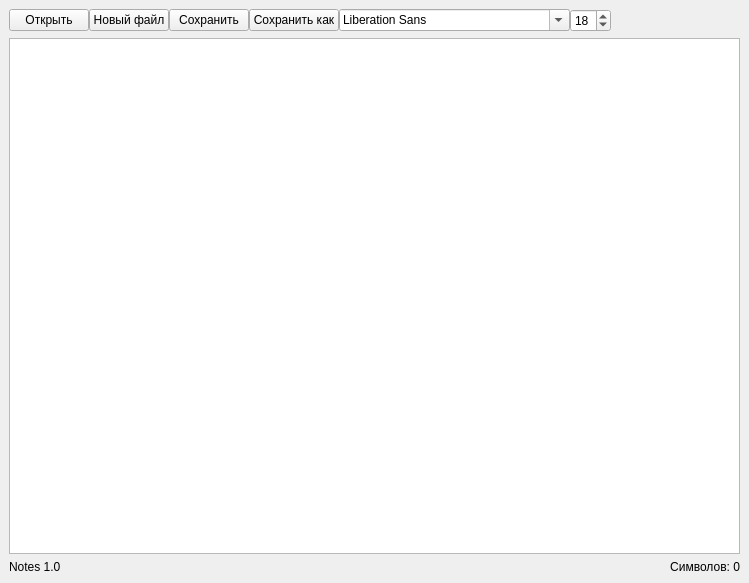
<?xml version="1.0" encoding="UTF-8"?>
<ui version="4.0">
 <class>MainWindow</class>
 <widget class="QMainWindow" name="MainWindow">
  <property name="geometry">
   <rect>
    <x>0</x>
    <y>0</y>
    <width>749</width>
    <height>583</height>
   </rect>
  </property>
  <property name="sizePolicy">
   <sizepolicy hsizetype="Preferred" vsizetype="Preferred">
    <horstretch>0</horstretch>
    <verstretch>0</verstretch>
   </sizepolicy>
  </property>
  <property name="minimumSize">
   <size>
    <width>500</width>
    <height>400</height>
   </size>
  </property>
  <property name="windowTitle">
   <string>Notes</string>
  </property>
  <property name="windowIcon">
   <iconset resource="resources.qrc">
    <normaloff>:/icons/icons/menu_book_24dp_000000.png</normaloff>:/icons/icons/menu_book_24dp_000000.png</iconset>
  </property>
  <property name="styleSheet">
   <string notr="true"/>
  </property>
  <widget class="QWidget" name="centralwidget">
   <layout class="QVBoxLayout" name="verticalLayout">
    <property name="spacing">
     <number>6</number>
    </property>
    <property name="leftMargin">
     <number>9</number>
    </property>
    <property name="topMargin">
     <number>9</number>
    </property>
    <property name="rightMargin">
     <number>9</number>
    </property>
    <property name="bottomMargin">
     <number>9</number>
    </property>
    <item>
     <widget class="QStackedWidget" name="stackedWidget">
      <property name="currentIndex">
       <number>0</number>
      </property>
      <widget class="QWidget" name="editor_page">
       <layout class="QVBoxLayout" name="verticalLayout_2">
        <property name="leftMargin">
         <number>0</number>
        </property>
        <property name="topMargin">
         <number>0</number>
        </property>
        <property name="rightMargin">
         <number>0</number>
        </property>
        <property name="bottomMargin">
         <number>0</number>
        </property>
        <item>
         <widget class="QWidget" name="btns_layout" native="true">
          <property name="sizePolicy">
           <sizepolicy hsizetype="Maximum" vsizetype="Preferred">
            <horstretch>0</horstretch>
            <verstretch>0</verstretch>
           </sizepolicy>
          </property>
          <property name="styleSheet">
           <string notr="true"/>
          </property>
          <layout class="QHBoxLayout" name="horizontalLayout_6">
           <property name="spacing">
            <number>0</number>
           </property>
           <property name="leftMargin">
            <number>0</number>
           </property>
           <property name="topMargin">
            <number>0</number>
           </property>
           <property name="rightMargin">
            <number>0</number>
           </property>
           <property name="bottomMargin">
            <number>0</number>
           </property>
           <item>
            <widget class="QPushButton" name="open_file_btn">
             <property name="sizePolicy">
              <sizepolicy hsizetype="Maximum" vsizetype="Fixed">
               <horstretch>0</horstretch>
               <verstretch>0</verstretch>
              </sizepolicy>
             </property>
             <property name="cursor">
              <cursorShape>PointingHandCursor</cursorShape>
             </property>
             <property name="text">
              <string>Открыть</string>
             </property>
            </widget>
           </item>
           <item>
            <widget class="QPushButton" name="new_file_btn">
             <property name="sizePolicy">
              <sizepolicy hsizetype="Maximum" vsizetype="Fixed">
               <horstretch>0</horstretch>
               <verstretch>0</verstretch>
              </sizepolicy>
             </property>
             <property name="cursor">
              <cursorShape>PointingHandCursor</cursorShape>
             </property>
             <property name="text">
              <string>Новый файл</string>
             </property>
            </widget>
           </item>
           <item>
            <widget class="QPushButton" name="save_file_btn">
             <property name="sizePolicy">
              <sizepolicy hsizetype="Maximum" vsizetype="Fixed">
               <horstretch>0</horstretch>
               <verstretch>0</verstretch>
              </sizepolicy>
             </property>
             <property name="cursor">
              <cursorShape>PointingHandCursor</cursorShape>
             </property>
             <property name="text">
              <string>Сохранить</string>
             </property>
            </widget>
           </item>
           <item>
            <widget class="QPushButton" name="save_file_as_btn">
             <property name="sizePolicy">
              <sizepolicy hsizetype="Maximum" vsizetype="Fixed">
               <horstretch>0</horstretch>
               <verstretch>0</verstretch>
              </sizepolicy>
             </property>
             <property name="cursor">
              <cursorShape>PointingHandCursor</cursorShape>
             </property>
             <property name="text">
              <string>Сохранить как</string>
             </property>
            </widget>
           </item>
           <item>
            <widget class="QFontComboBox" name="font_combo_box"/>
           </item>
           <item>
            <widget class="QSpinBox" name="font_size_spin_box">
             <property name="cursor">
              <cursorShape>PointingHandCursor</cursorShape>
             </property>
             <property name="minimum">
              <number>8</number>
             </property>
             <property name="value">
              <number>18</number>
             </property>
            </widget>
           </item>
          </layout>
         </widget>
        </item>
        <item>
         <widget class="QTextEdit" name="editor_text_edit">
          <property name="tabletTracking">
           <bool>false</bool>
          </property>
          <property name="focusPolicy">
           <enum>Qt::FocusPolicy::StrongFocus</enum>
          </property>
          <property name="frameShape">
           <enum>QFrame::Shape::StyledPanel</enum>
          </property>
          <property name="lineWidth">
           <number>1</number>
          </property>
          <property name="sizeAdjustPolicy">
           <enum>QAbstractScrollArea::SizeAdjustPolicy::AdjustIgnored</enum>
          </property>
         </widget>
        </item>
        <item>
         <widget class="QWidget" name="text_info_layout" native="true">
          <layout class="QHBoxLayout" name="horizontalLayout_7">
           <property name="leftMargin">
            <number>0</number>
           </property>
           <property name="topMargin">
            <number>0</number>
           </property>
           <property name="rightMargin">
            <number>0</number>
           </property>
           <property name="bottomMargin">
            <number>0</number>
           </property>
           <item>
            <widget class="QLabel" name="app_version_label">
             <property name="sizePolicy">
              <sizepolicy hsizetype="Preferred" vsizetype="Preferred">
               <horstretch>0</horstretch>
               <verstretch>0</verstretch>
              </sizepolicy>
             </property>
             <property name="text">
              <string>Notes 1.0</string>
             </property>
             <property name="alignment">
              <set>Qt::AlignmentFlag::AlignLeading|Qt::AlignmentFlag::AlignLeft|Qt::AlignmentFlag::AlignVCenter</set>
             </property>
            </widget>
           </item>
           <item>
            <widget class="QLabel" name="chars_count_label">
             <property name="sizePolicy">
              <sizepolicy hsizetype="Preferred" vsizetype="Preferred">
               <horstretch>0</horstretch>
               <verstretch>0</verstretch>
              </sizepolicy>
             </property>
             <property name="text">
              <string>Символов: 0</string>
             </property>
             <property name="alignment">
              <set>Qt::AlignmentFlag::AlignRight|Qt::AlignmentFlag::AlignTrailing|Qt::AlignmentFlag::AlignVCenter</set>
             </property>
            </widget>
           </item>
          </layout>
         </widget>
        </item>
       </layout>
      </widget>
     </widget>
    </item>
   </layout>
  </widget>
 </widget>
 <resources>
  <include location="resources.qrc"/>
 </resources>
 <connections/>
</ui>
